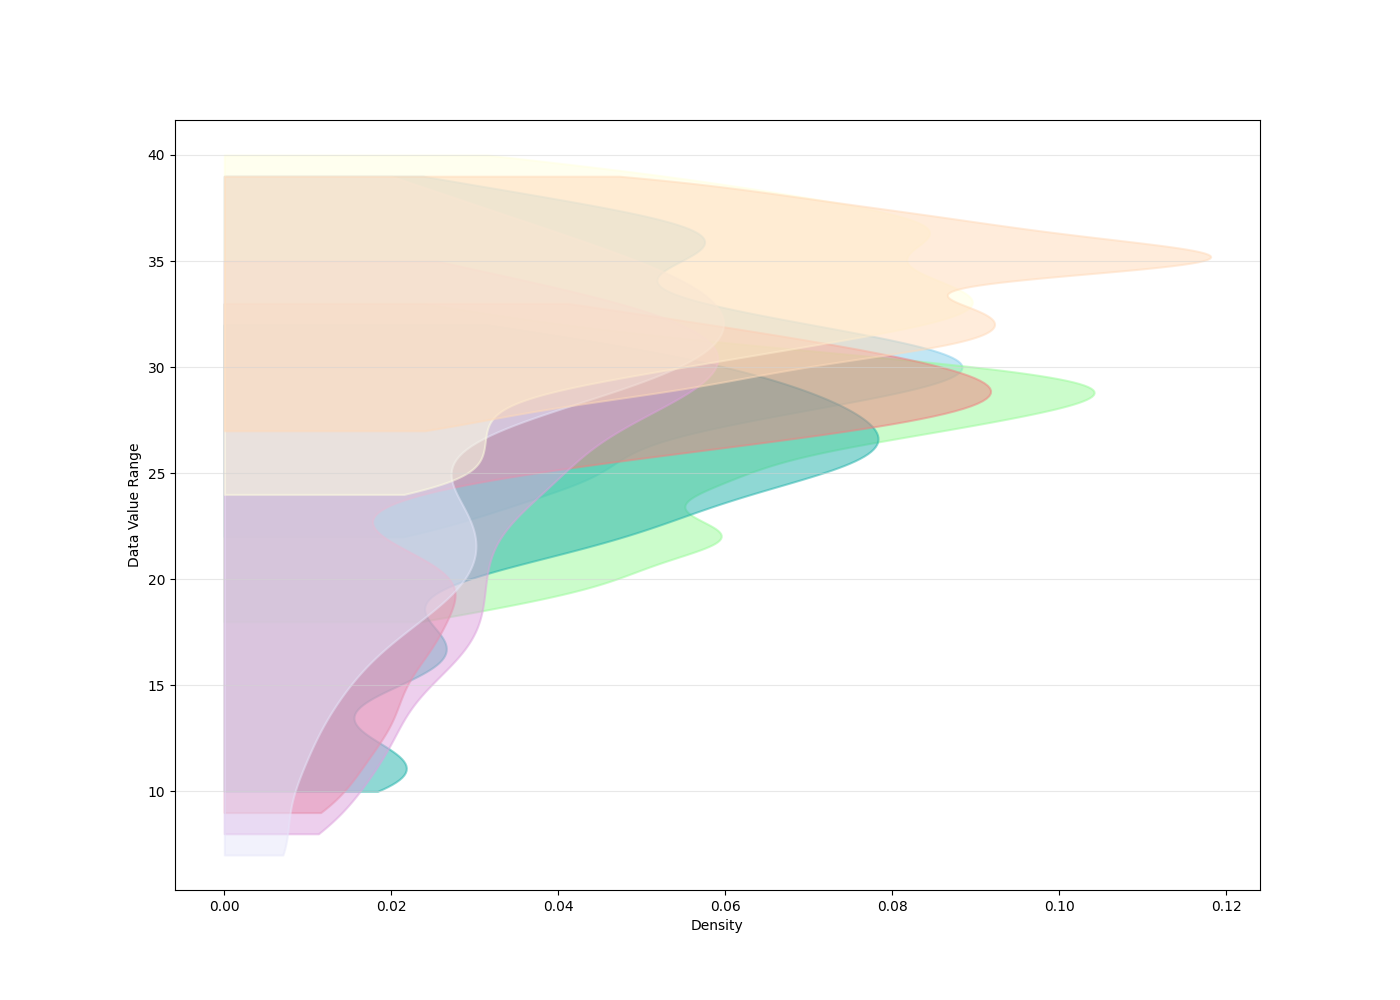

Write the Python code that produced this figure.
import matplotlib.pyplot as plt
import numpy as np
from scipy.stats import gaussian_kde

# Given growth data sets.
growth_data = [
    [22, 24, 23, 25, 27, 30, 28, 25, 27, 26, 29, 31, 28, 32, 29, 30, 31, 33, 30, 31, 35, 29, 34, 37, 36, 35, 33, 32, 36, 37, 38, 39],
    [18, 19, 22, 20, 21, 25, 24, 22, 23, 24, 20, 26, 27, 29, 22, 28, 30, 26, 28, 25, 27, 29, 31, 30, 32, 29, 31, 28, 30, 33, 29, 27],
    [10, 12, 11, 15, 18, 17, 16, 20, 22, 25, 27, 28, 26, 23, 22, 24, 26, 25, 23, 21, 25, 28, 29, 30, 31, 29, 32, 30, 31, 28, 26, 27],
    [9, 11, 13, 14, 16, 20, 17, 18, 20, 21, 24, 26, 27, 28, 29, 30, 28, 27, 26, 29, 32, 31, 33, 30, 29, 31, 32, 33, 30, 28, 29, 27],
    [8, 10, 12, 15, 18, 16, 13, 17, 19, 22, 20, 21, 23, 25, 24, 26, 28, 30, 27, 25, 29, 31, 34, 32, 28, 30, 29, 33, 31, 35, 33, 32],
    [7, 11, 14, 16, 19, 21, 23, 18, 20, 24, 27, 25, 22, 28, 29, 30, 32, 34, 33, 35, 37, 36, 31, 33, 38, 39, 34, 31, 30, 29, 32, 35],
    [25, 26, 24, 28, 29, 30, 27, 31, 34, 32, 30, 33, 36, 37, 35, 34, 38, 40, 39, 37, 35, 36, 31, 33, 32, 37, 39, 38, 36, 34, 32, 33],
    [27, 29, 30, 28, 31, 32, 33, 35, 37, 36, 35, 38, 39, 37, 36, 35, 34, 33, 32, 31, 30, 29, 34, 32, 35, 37, 38, 39, 36, 35, 33, 31],
]

# Create a figure and axis.
fig, ax = plt.subplots(figsize=(14, 10))

# Colors for each density plot.
colors = ['skyblue', 'palegreen', 'lightseagreen', 'lightcoral', 'plum', 
          'lavender', 'lightyellow', 'peachpuff']

# Create density plots for each data set.
for i, data in enumerate(growth_data):
    density = gaussian_kde(data)
    x_vals = np.linspace(min(data), max(data), 200)
    density.covariance_factor = lambda: .25
    density._compute_covariance()
    
    ax.fill_betweenx(x_vals, density(x_vals), alpha=0.5, color=colors[i], linewidth=1.5)

# Set axis labels.
ax.set_xlabel('Density')
ax.set_ylabel('Data Value Range')

# Grid styling.
ax.yaxis.grid(True, linestyle='-', which='major', color='lightgrey', alpha=0.5)

# Show plot.
plt.show()
